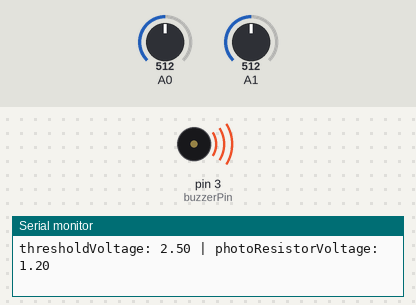
Bench run of a sketch on a simulated Arduino Uno, built with avr-gcc and run on an emulated ATmega328P. Parts: buzzer (waves = sounding, pin HIGH), the last lines printed to the serial monitor. Inputs (shaded band) come from the test bench; at power-on: A1 = 512, A0 = 512.

Above: at 1.2 s.
1.3 s: A1 set to 352
2.8 s: A1 set to 328
At 3.2 s:
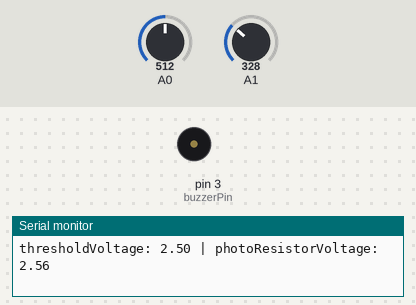
4.3 s: A1 set to 511
At 5.6 s:
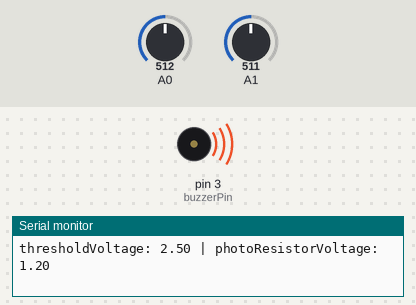
5.9 s: A1 set to 306
At 7.3 s:
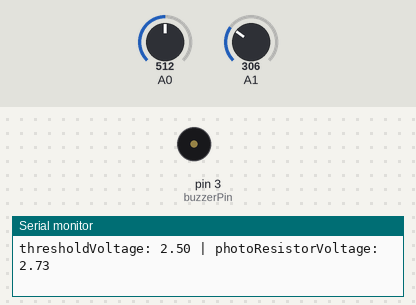
Timing chart, 0 to 8.5 s (numbered marks = the images above; inputs shaded):
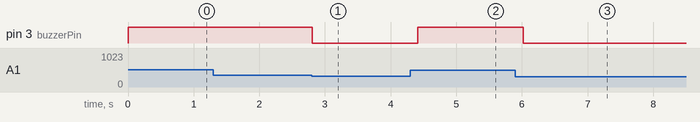

Measured:
- the behaviour switches between 337 and 336 on A1 (found by bisection; images 0 and 1)
- after the input at 2.8 s, pin 3 (buzzerPin): HIGH → LOW at once
- after the input at 4.3 s, pin 3 (buzzerPin): LOW → HIGH after 0.12 s
- after the input at 5.9 s, pin 3 (buzzerPin): HIGH → LOW after 0.12 s

The sketch:

E7.ino
```cpp
// C++ code
//
/*
* The photoresistor is configured to have the analogRead value from 6 -> 679
* The potentiometer is configured to have the analogRead value from 0 -> 1023
*/

float maxAnalogPhotoresistor = 679;
float minAnalogPhotoresistor = 6;
float maxAnalogPotentiometer = 1023;
float minAnalogPotentiometer = 0;
float inputVoltage = 5.0;
float lastPotentioMeterReading = 0;  // the previous reading from the input pin
unsigned long lastDebounceTime = 0;  // the last time the output pin was toggled
unsigned long debounceDelay = 50;    // the debounce time; increase if the output flickers
float thresholdVoltage = 2.2;
int buzzerPin = 3;

void setup()
{
  pinMode(buzzerPin,OUTPUT);
  Serial.begin(9600);
}

void loop()
{
  float potentioMeterReading = analogRead(A0);
  float photoResistorReading = analogRead(A1);
  if(potentioMeterReading != lastPotentioMeterReading){
    if((millis() - lastDebounceTime) > debounceDelay){
      lastPotentioMeterReading = potentioMeterReading;
      thresholdVoltage = inputVoltage *(1 -  (potentioMeterReading/(maxAnalogPotentiometer-minAnalogPotentiometer)));
    }
    lastDebounceTime = millis();
  }
  float photoResistanceVoltage = inputVoltage * (1 - (photoResistorReading/(maxAnalogPhotoresistor - minAnalogPhotoresistor)));
  if (photoResistanceVoltage < thresholdVoltage){
  	digitalWrite(buzzerPin,HIGH);
  } else {
  	digitalWrite(buzzerPin,LOW);
  }
  Serial.print("thresholdVoltage: ");
  Serial.print(thresholdVoltage);
  Serial.print(" | photoResistorVoltage: ");
  Serial.println(photoResistanceVoltage);
  delay(400);
}
```
